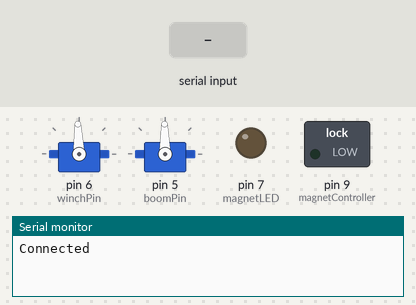
A sketch run on a simulated Arduino Uno, built with avr-gcc and run on an emulated ATmega328P. On the bench: 2 × servo, switched loads named in the sketch (green lamp = pin HIGH), output pins drawn as LEDs (lit = HIGH), the last lines printed to the serial monitor. Inputs (shaded band) come from the test bench.

Above: at 1.2 s.
1.3 s: "movingZ:up" received over Serial
At 2.9 s:
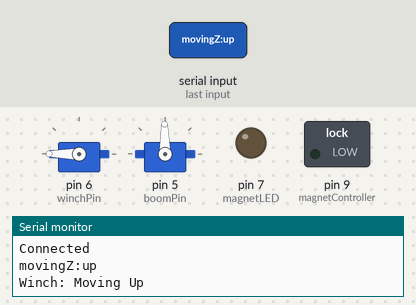
3.8 s: "movingZ:down" received over Serial
At 6.0 s:
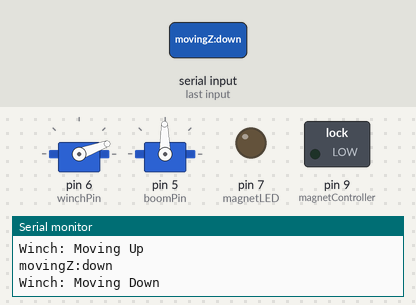
6.3 s: "movingXY:right" received over Serial
At 8.1 s:
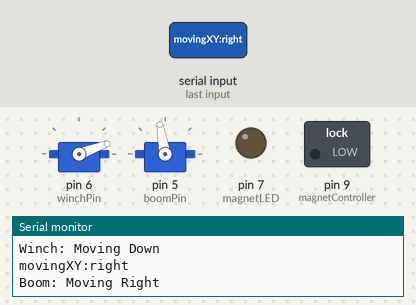
8.8 s: "magnet:on" received over Serial
At 11.0 s:
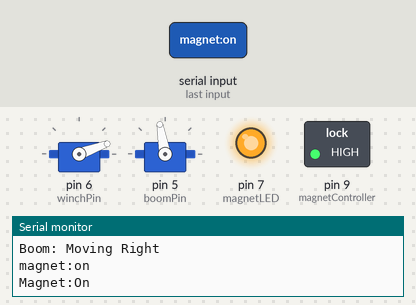
11.3 s: "movingXY:left" received over Serial
At 13.1 s:
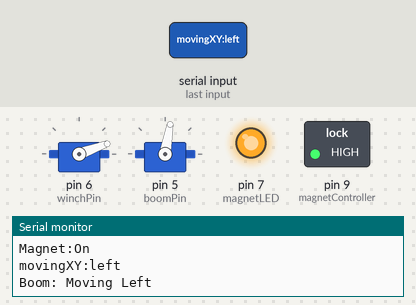
13.8 s: "movingZ:stop" received over Serial
At 16.1 s:
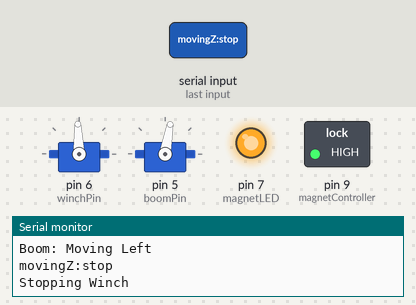
Timing chart, 0 to 17.3 s (numbered marks = the images above; inputs shaded):
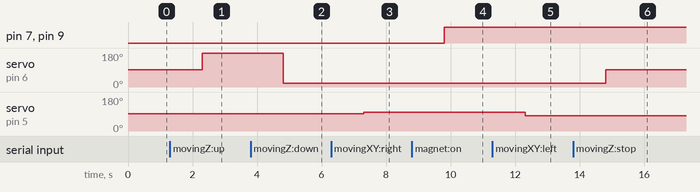

The sketch:

Serial_Listener_Strings.ino
```cpp
/**
 * File: NetworkCraneWebsite
 * Coder: DaHuntr9
 *
 * File Description:
 * The following code is a maintenance of previous FGCU students Crane Project to fit a new networking project,
 * which allows for the control of the crane from a externally hosted webpage.
 *
 * Hardware Notes:
 * As of November 2019 there are two continuous servos on the crane, these servos act diffrent from classical servos.
 * When the .write() function is used for continuous servos it sets the speed of the servo. 92 seems to be 0 velocity
 * but can change upon multiple restarts.
 */

#include <SPI.h>
#include <Servo.h>

// Setting Servo Objects to apply commands.
Servo winchServo;
Servo boomServo;

// Setting the pins for the Arduino to control.
int magnetController = 9; // Pin 9 associated with the transistor.
int magnetLED = 7;        // Pin 7 associated with the LED.
int boomPin = 5;          // Pin 5 for boom Servo.
int winchPin = 6;         // Pin 5 for winch Servo.
String inputBuffer;  // Set up space for Input from server to be read to.


//Setup Function for Arduino
void setup()
{
  // Open serial (USB) communications and wait for port to open:
  Serial.begin(9600);
  while (!Serial)
  {
    ; // wait for serial port to connect.
  }
  Serial.println("Connected");

  // Binding servos to associated pins.
  winchServo.attach(winchPin);
  boomServo.attach(boomPin);

  // Binding devices to associated pins.
  pinMode(magnetLED, OUTPUT);
  pinMode(magnetController, OUTPUT);

  // Upon initally receiving power both servos will drift until set to 92.
  boomServo.write(91);  // 0% speed
  winchServo.write(92); // 0% speed
}

void loop()
{
  // Listens for input.
  while(Serial.available() > 0)
  {
      inputBuffer = Serial.readString(); //Creates a array that is 14 in length
      inputBuffer.trim();
      if(inputBuffer != ""){
        Serial.println(inputBuffer);
      }
  }


  //Conditional logic for Crane movement.
  // Winch moving up.
  if( inputBuffer.equals("movingZ:up"))
  {
    Serial.println("Winch: Moving Up");
    //Sets speed to 100% upwards
    winchServo.write(180);
  }
  // Winch moving down.
  else if(inputBuffer.equals("movingZ:down"))
  {
    Serial.println("Winch: Moving Down");
    //Sets speed to 80%~ downwards
    winchServo.write(20);
  }
  // Boom moving clockwise
  else if(inputBuffer.equals("movingXY:right"))
  {
    Serial.println("Boom: Moving Right");
    //Sets the speed to 20%~ Right
    boomServo.write(100);
  }
  // Boom moving counterclockwise
  else if(inputBuffer.equals("movingXY:left"))
  {
    Serial.println("Boom: Moving Left");
    //Sets the speed to 20%~ Left
    boomServo.write(80);
  }
  // Magnet Turning On
  else if(inputBuffer.equals("magnet:on"))
  {
    Serial.println("Magnet:On");
    digitalWrite(magnetLED, HIGH);        //Sets LED pin to HIGH, turning it on.
    digitalWrite(magnetController, HIGH); //Sets Controller pin to HIGH, turning it on.
  }
  // Magnet Turning Off
  else if(inputBuffer.equals("magnet:off"))
  {
    Serial.println("Magnet:Off");
    digitalWrite(magnetLED, LOW);         //Sets LED pin to LOW, turning it off.
    digitalWrite(magnetController, LOW);  //Sets Controller pin to LOW, turning it off.
  }
  // Stop Crane Motion
  else if(inputBuffer.equals("movingZ:stop"))
  {
    Serial.println("Stopping Winch");
    winchServo.write(92); // 0% speed
  }
  // Stop Crane Motion
  else if(inputBuffer.equals("movingXY:stop"))
  {
    Serial.println("Stopping Boom");
    boomServo.write(91);  // 0% speed
  }
  inputBuffer = "";
}
```

Measured:
- after the input at 1.3 s, servo on pin 6 (winchPin): 92° → 180° after 1.0 s
- after the input at 3.8 s, servo on pin 6 (winchPin): 180° → 20° after 1.0 s
- after the input at 6.3 s, servo on pin 5 (boomPin): 91° → 100° after 1.0 s
- after the input at 8.8 s, pin 7 (magnetLED), pin 9 (magnetController): LOW → HIGH after 1.0 s
- after the input at 11.3 s, servo on pin 5 (boomPin): 100° → 80° after 1.0 s
- after the input at 13.8 s, servo on pin 6 (winchPin): 20° → 92° after 1.0 s
